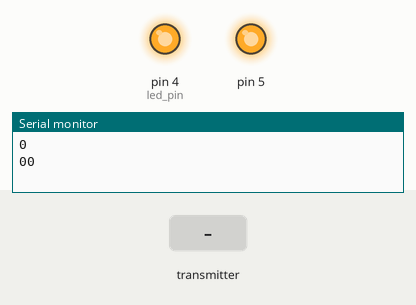
The sketch below on a simulated Arduino Uno, built with avr-gcc and run on an emulated ATmega328P. Parts: output pins drawn as LEDs (lit = HIGH), the last lines printed to the serial monitor. Inputs (shaded band) come from the test bench. No radio packets arrive unless stated.

Above: at 1.8 s.
1.9 s: the transmitter starts sending button_state = 1
At 2.8 s:
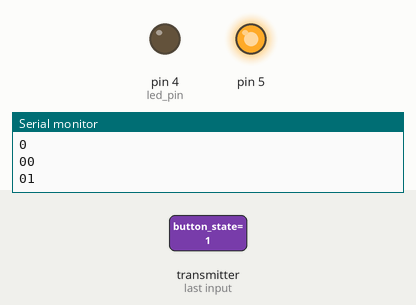
At 4.1 s:
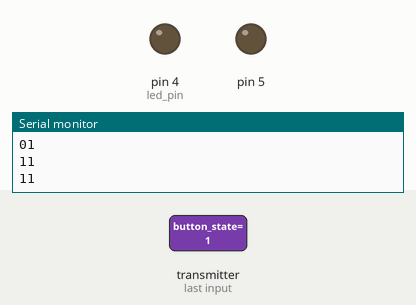
4.5 s: the transmitter starts sending button_state = 0
At 5.7 s:
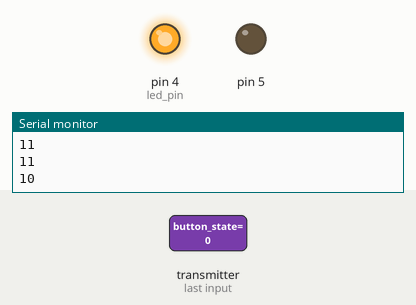
Timing chart, 0 to 7.5 s (numbered marks = the images above; inputs shaded):
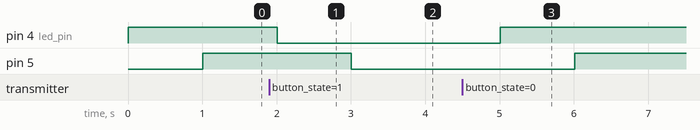

Measured:
- after the input at 1.9 s, pin 4 (led_pin): HIGH → LOW after 0.11 s; pin 5: HIGH → LOW after 1.1 s
- after the input at 4.5 s, pin 4 (led_pin): LOW → HIGH after 0.51 s; pin 5: LOW → HIGH after 1.5 s

The sketch:

solenid_reci.ino
```cpp
#include <SPI.h>
#include <nRF24L01.h>
#include <RF24.h>
RF24 radio(7, 8); // CE, CSN
const byte address[6] = "00001";
boolean button_state = 0;
boolean button_state1 = 0;
int led_pin = 4;
void setup() {
pinMode(led_pin , OUTPUT);
pinMode(5 , OUTPUT);
Serial.begin(115200);
radio.begin();
radio.openReadingPipe(0, address);   //Setting the address at which we will receive the data
radio.setPALevel(RF24_PA_MIN);       //You can set this as minimum or maximum depending on the distance between the transmitter and receiver.
radio.startListening();              //This sets the module as receiver
}
void loop()
{
if (radio.available())              //Looking for the data.
{
 radio.read(&button_state, sizeof(button_state));    //Reading the data
 radio.read(&button_state1, sizeof(button_state1));
}
buttonstate();
buttonstate1();
}
void buttonstate()
{
 if(button_state == LOW)
{
digitalWrite(led_pin ,HIGH);
Serial.println(button_state);
}
else
{
digitalWrite(led_pin , LOW);
Serial.println(button_state);
}
delay(1000);
}
void buttonstate1()
{
 if(button_state1 == LOW)
{
digitalWrite(5,HIGH);
Serial.print(button_state1);
}
else
{
digitalWrite(5, LOW);
Serial.print(button_state1);
}
}
```
